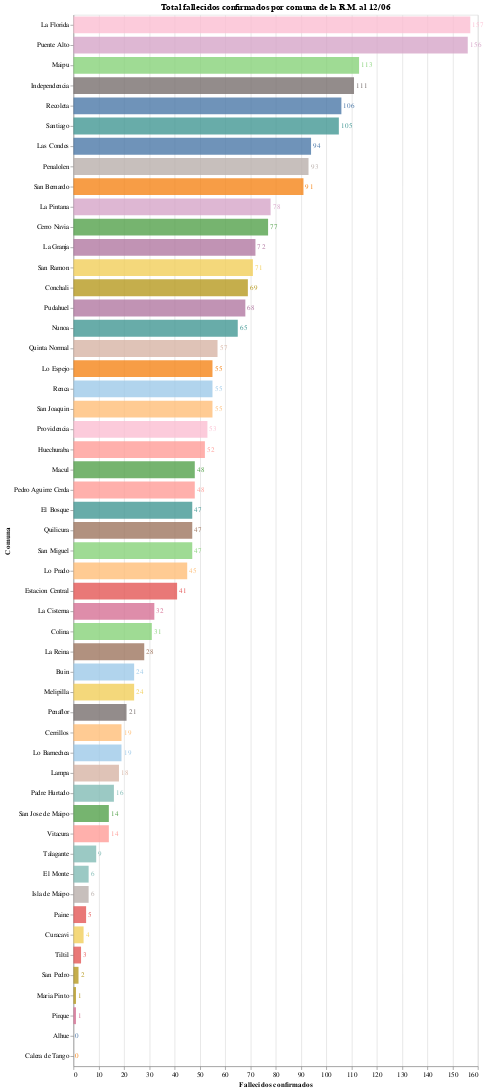

Notebook cell for this chart:
### Code cell
#hide_input
bars = alt.Chart(county_deaths_RM.drop("Total").reset_index()).mark_bar(opacity=0.8, size=25).encode(
    x = alt.X('Fallecidos confirmados'),
    y = alt.Y('Comuna', sort='-x'),
    tooltip = ['Comuna', 'Poblacion', 'Fallecidos confirmados'],
    color = alt.Color('Comuna', scale=alt.Scale(scheme='tableau20'), legend=None),
)

text = bars.mark_text(
    align='left',
    baseline='middle',
    dx=3  # Nudges text to the right so it doesn't appear on top of the bar
).encode(
    text=alt.Text('Fallecidos confirmados')
)

bars.properties(
    title = f"Total fallecidos confirmados por comuna de la R.M. al {pd.to_datetime(last_date).strftime('%d/%m')}",
    width = 600,
    height = alt.Step(30)
) + text

### Figure 1 — Vega-Lite specification as saved in the notebook (floating-point values rounded to 4 significant figures)
{"config": {"view": {"continuousWidth": 400, "continuousHeight": 300}}, "layer": [{"mark": {"type": "bar", "opacity": 0.8, "size": 25}, "encoding": {"color": {"type": "nominal", "field": "Comuna", "legend": null, "scale": {"scheme": "tableau20"}}, "tooltip": [{"type": "nominal", "field": "Comuna"}, {"type": "quantitative", "field": "Poblacion"}, {"type": "quantitative", "field": "Fallecidos confirmados"}], "x": {"type": "quantitative", "field": "Fallecidos confirmados"}, "y": {"type": "nominal", "field": "Comuna", "sort": "-x"}}, "height": {"step": 30}, "title": "Total fallecidos confirmados por comuna de la R.M. al 12/06", "width": 600}, {"mark": {"type": "text", "align": "left", "baseline": "middle", "dx": 3}, "encoding": {"color": {"type": "nominal", "field": "Comuna", "legend": null, "scale": {"scheme": "tableau20"}}, "text": {"type": "quantitative", "field": "Fallecidos confirmados"}, "tooltip": [{"type": "nominal", "field": "Comuna"}, {"type": "quantitative", "field": "Poblacion"}, {"type": "quantitative", "field": "Fallecidos confirmados"}], "x": {"type": "quantitative", "field": "Fallecidos confirmados"}, "y": {"type": "nominal", "field": "Comuna", "sort": "-x"}}}], "data": {"name": "data-56684b7dff46e1f8c018941825c7c875"}, "$schema": "https://vega.github.io/schema/vega-lite/v4.8.1.json", "datasets": {"data-56684b7dff46e1f8c018941825c7c875": [{"Comuna": "Alhue", "Poblacion": 7405.0, "Fallecidos confirmados": 0.0}, {"Comuna": "Buin", "Poblacion": 109600.0, "Fallecidos confirmados": 24.0}, {"Comuna": "Calera de Tango", "Poblacion": 28520.0, "Fallecidos confirmados": 0.0}, {"Comuna": "Cerrillos", "Poblacion": 88960.0, "Fallecidos confirmados": 19.0}, {"Comuna": "Cerro Navia", "Poblacion": 142500.0, "Fallecidos confirmados": 77.0}, {"Comuna": "Colina", "Poblacion": 180400.0, "Fallecidos confirmados": 31.0}, {"Comuna": "Conchali", "Poblacion": 139200.0, "Fallecidos confirmados": 69.0}, {"Comuna": "Curacavi", "Poblacion": 36430.0, "Fallecidos confirmados": 4.0}, {"Comuna": "El Bosque", "Poblacion": 172000.0, "Fallecidos confirmados": 47.0}, {"Comuna": "El Monte", "Poblacion": 40010.0, "Fallecidos confirmados": 6.0}, {"Comuna": "Estacion Central", "Poblacion": 206800.0, "Fallecidos confirmados": 41.0}, {"Comuna": "Huechuraba", "Poblacion": 112500.0, "Fallecidos confirmados": 52.0}, {"Comuna": "Independencia", "Poblacion": 142100.0, "Fallecidos confirmados": 111.0}, {"Comuna": "Isla de Maipo", "Poblacion": 40170.0, "Fallecidos confirmados": 6.0}, {"Comuna": "La Cisterna", "Poblacion": 100400.0, "Fallecidos confirmados": 32.0}, {"Comuna": "La Florida", "Poblacion": 402400.0, "Fallecidos confirmados": 157.0}, {"Comuna": "La Granja", "Poblacion": 122600.0, "Fallecidos confirmados": 72.0}, {"Comuna": "La Pintana", "Poblacion": 189300.0, "Fallecidos confirmados": 78.0}, {"Comuna": "La Reina", "Poblacion": 100300.0, "Fallecidos confirmados": 28.0}, {"Comuna": "Lampa", "Poblacion": 126900.0, "Fallecidos confirmados": 18.0}, {"Comuna": "Las Condes", "Poblacion": 330800.0, "Fallecidos confirmados": 94.0}, {"Comuna": "Lo Barnechea", "Poblacion": 124100.0, "Fallecidos confirmados": 19.0}, {"Comuna": "Lo Espejo", "Poblacion": 103900.0, "Fallecidos confirmados": 55.0}, {"Comuna": "Lo Prado", "Poblacion": 104400.0, "Fallecidos confirmados": 45.0}, {"Comuna": "Macul", "Poblacion": 134600.0, "Fallecidos confirmados": 48.0}, {"Comuna": "Maipu", "Poblacion": 578600.0, "Fallecidos confirmados": 113.0}, {"Comuna": "Maria Pinto", "Poblacion": 14930.0, "Fallecidos confirmados": 1.0}, {"Comuna": "Melipilla", "Poblacion": 141600.0, "Fallecidos confirmados": 24.0}, {"Comuna": "Nunoa", "Poblacion": 250200.0, "Fallecidos confirmados": 65.0}, {"Comuna": "Padre Hurtado", "Poblacion": 74190.0, "Fallecidos confirmados": 16.0}, {"Comuna": "Paine", "Poblacion": 82770.0, "Fallecidos confirmados": 5.0}, {"Comuna": "Pedro Aguirre Cerda", "Poblacion": 107800.0, "Fallecidos confirmados": 48.0}, {"Comuna": "Penaflor", "Poblacion": 101100.0, "Fallecidos confirmados": 21.0}, {"Comuna": "Penalolen", "Poblacion": 266800.0, "Fallecidos confirmados": 93.0}, {"Comuna": "Pirque", "Poblacion": 30430.0, "Fallecidos confirmados": 1.0}, {"Comuna": "Providencia", "Poblacion": 157700.0, "Fallecidos confirmados": 53.0}, {"Comuna": "Pudahuel", "Poblacion": 253100.0, "Fallecidos confirmados": 68.0}, {"Comuna": "Puente Alto", "Poblacion": 645900.0, "Fallecidos confirmados": 156.0}, {"Comuna": "Quilicura", "Poblacion": 254700.0, "Fallecidos confirmados": 47.0}, {"Comuna": "Quinta Normal", "Poblacion": 136400.0, "Fallecidos confirmados": 57.0}, {"Comuna": "Recoleta", "Poblacion": 190100.0, "Fallecidos confirmados": 106.0}, {"Comuna": "Renca", "Poblacion": 160800.0, "Fallecidos confirmados": 55.0}, {"Comuna": "San Bernardo", "Poblacion": 334800.0, "Fallecidos confirmados": 91.0}, {"Comuna": "San Joaquin", "Poblacion": 103500.0, "Fallecidos confirmados": 55.0}, {"Comuna": "San Jose de Maipo", "Poblacion": 18640.0, "Fallecidos confirmados": 14.0}, {"Comuna": "San Miguel", "Poblacion": 133100.0, "Fallecidos confirmados": 47.0}, {"Comuna": "San Pedro", "Poblacion": 11950.0, "Fallecidos confirmados": 2.0}, {"Comuna": "San Ramon", "Poblacion": 86510.0, "Fallecidos confirmados": 71.0}, {"Comuna": "Santiago", "Poblacion": 503100.0, "Fallecidos confirmados": 105.0}, {"Comuna": "Talagante", "Poblacion": 81840.0, "Fallecidos confirmados": 9.0}, {"Comuna": "Tiltil", "Poblacion": 21480.0, "Fallecidos confirmados": 3.0}, {"Comuna": "Vitacura", "Poblacion": 96770.0, "Fallecidos confirmados": 14.0}]}}
